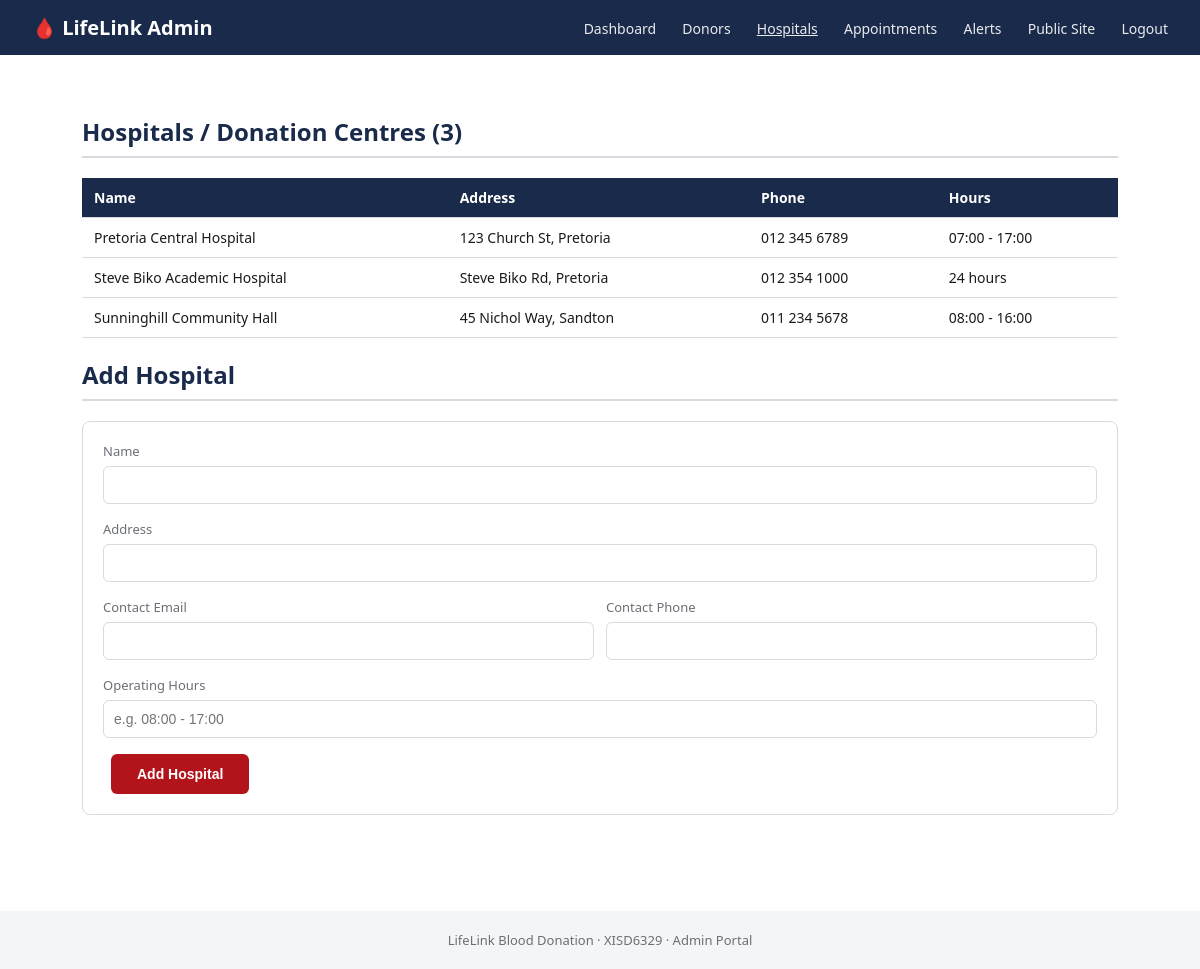
The page /admin/hospitals.php (signed in) on the database its author committed.
### tables this page shows
CREATE TABLE hospitals (
  hospital_id INT AUTO_INCREMENT PRIMARY KEY,
  hospital_name VARCHAR(150) NOT NULL,
  address VARCHAR(255) NOT NULL,
  latitude DECIMAL(10,6),
  longitude DECIMAL(10,6),
  contact_email VARCHAR(150),
  contact_phone VARCHAR(30),
  operating_hours VARCHAR(100),
  is_approved TINYINT(1) NOT NULL DEFAULT 1
);

### admin/hospitals.php (the view, shortened to what this page needs)
<?php
$pdo = db();
$hospitals = $pdo->query("SELECT * FROM hospitals ORDER BY hospital_name")->fetchAll();
include __DIR__ . '/../includes/admin_header.php';
?>
  <div class="section">
    <h2>Hospitals / Donation Centres (<?= count($hospitals) ?>)</h2>
    <table>
      <tr><th>Name</th><th>Address</th><th>Phone</th><th>Hours</th></tr>
      <?php foreach ($hospitals as $h): ?>
        <tr>
          <td><?= htmlspecialchars($h['hospital_name']) ?></td>
          <td><?= htmlspecialchars($h['address']) ?></td>
          <td><?= htmlspecialchars($h['contact_phone']) ?></td>
          <td><?= htmlspecialchars($h['operating_hours']) ?></td>
        </tr>
      <?php endforeach; ?>
    </table>
    <h2>Add Hospital</h2>
    <form action="hospitals.php" method="post" class="card">
      <div class="form-group"><label>Name</label><input type="text" name="hospital_name" required></div>
      <div class="form-group"><label>Address</label><input type="text" name="address" required></div>
      <div style="display:flex; gap:12px;">
        <div class="form-group" style="flex:1;"><label>Contact Email</label><input type="email" name="contact_email"></div>
        <div class="form-group" style="flex:1;"><label>Contact Phone</label><input type="text" name="contact_phone"></div>
      </div>
      <div class="form-group"><label>Operating Hours</label><input type="text" name="operating_hours" placeholder="e.g. 08:00 - 17:00"></div>
      <button type="submit" class="btn btn-primary">Add Hospital</button>
    </form>
  </div>
<?php include __DIR__ . '/../includes/admin_footer.php'; ?>

### assets/css/style.css (style rules this page uses)
:root { --navy: #1a2a4a; --red: #b3141c; --light: #f4f5f6; --grey: #6b6f76; --border: #d7dade; }
* { box-sizing: border-box; }
body { margin: 0; font-family: "Segoe UI", Arial, sans-serif; color: #1a1a1a; background: #ffffff; }
.btn { display: inline-block; padding: 12px 26px; border-radius: 6px; font-weight: 600; text-decoration: none; margin: 0 8px; cursor: pointer; border: none; font-size: 14px; }
.btn-primary { background: var(--red); color: #fff; }
.section { padding: 40px 32px; max-width: 1100px; margin: 0 auto; }
.section h2 { color: var(--navy); border-bottom: 2px solid var(--border); padding-bottom: 8px; }
.card { border: 1px solid var(--border); border-radius: 8px; padding: 20px; margin-bottom: 16px; }
.form-group { margin-bottom: 16px; }
.form-group label { display: block; font-size: 13px; margin-bottom: 6px; color: var(--grey); }
.form-group input, .form-group select { width: 100%; padding: 10px; border: 1px solid var(--border); border-radius: 6px; font-size: 14px; }
table { width: 100%; border-collapse: collapse; margin-top: 10px; }
th, td { text-align: left; padding: 10px 12px; border-bottom: 1px solid var(--border); font-size: 14px; }
th { background: var(--navy); color: #fff; }

### rows shown on the page
hospitals: hospital_name "Pretoria Central Hospital", address "123 Church St, Pretoria", contact_phone "012 345 6789", operating_hours "07:00 - 17:00"
hospitals: hospital_name "Steve Biko Academic Hospital", address "Steve Biko Rd, Pretoria", contact_phone "012 354 1000", operating_hours "24 hours"
hospitals: hospital_name "Sunninghill Community Hall", address "45 Nichol Way, Sandton", contact_phone "011 234 5678", operating_hours "08:00 - 16:00"

### other values the page prints
count($hospitals) "3"
